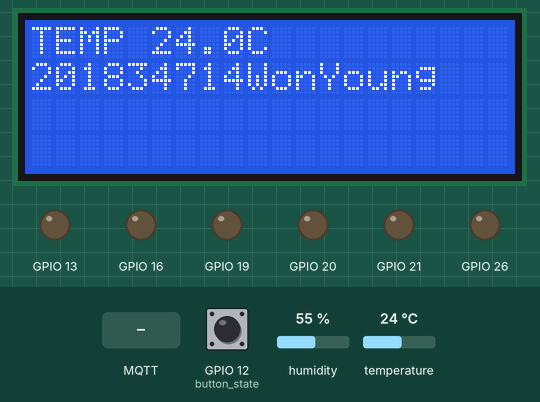
Simulated run of this program. Board: Raspberry Pi (BCM pin numbers). Shown: 20×4 character LCD, output pins drawn as LEDs (lit = HIGH). The test bench sets the inputs (shaded band); at power-on: temperature 24 °C, GPIO 12 (button_state) HIGH, humidity 55 %. The clock reads 2024-03-15 10:24:30 at power-on unless the program sets it; no MQTT or app messages arrive unless stated; what the program prints to the terminal is not drawn.

Above: at 1.8 s.
1.9 s: MQTT message "on-201834714" arrives on the first subscribed topic
At 4.5 s:
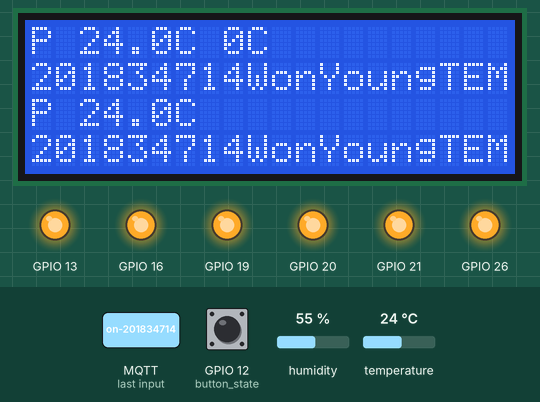
4.9 s: temperature set to 12 °C
At 7.7 s:
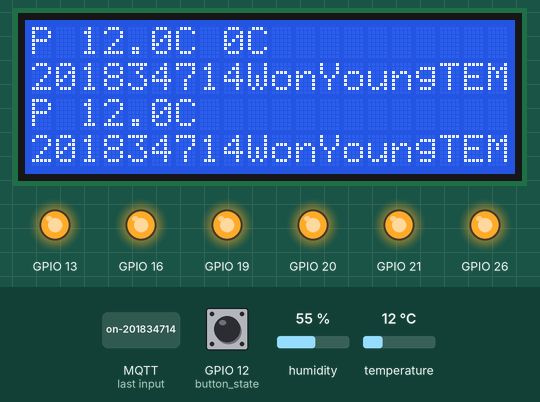
8.2 s: GPIO 12 (button_state) pulled LOW for 1 s
10.7 s: temperature set to 19 °C
At 13.0 s:
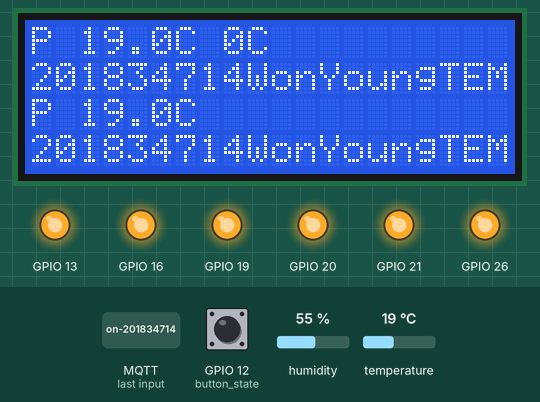
14.1 s: temperature set to 28 °C
At 17.1 s:
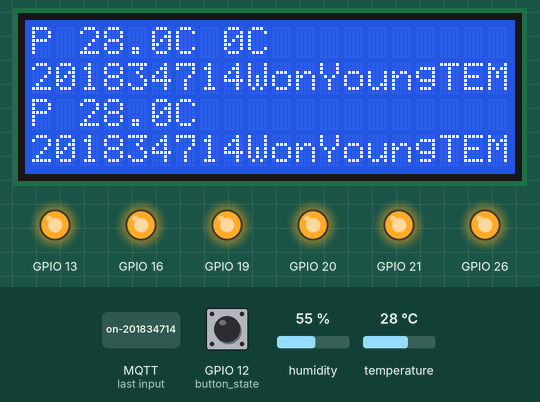
17.4 s: MQTT message "1" arrives on the first subscribed topic
Timing chart, 0 to 19.9 s (numbered marks = the images above; inputs shaded):
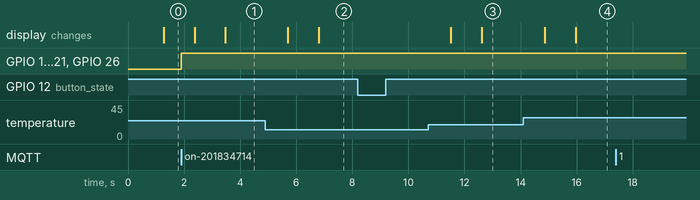

Measured:
- after the input at 1.9 s, GPIO 13, GPIO 16, GPIO 19–21, GPIO 26: LOW → HIGH at once
- after the input at 4.9 s, the display: first changes after 0.79 s (image 2 shows a later state)
- after the input at 8.2 s, every drawn part: stays the same
- after the input at 10.7 s, the display: first changes after 0.82 s (image 3 shows a later state)
- after the input at 14.1 s, the display: first changes after 0.76 s (image 4 shows a later state)
- after the input at 17.4 s, every drawn part: stays the same

The program:

wonyoung_client.py
```python
import paho.mqtt.client as mqtt
import time
import json
import RPi.GPIO as GPIO
import datetime
import Adafruit_DHT as dht
from RPLCD.i2c import CharLCD

GPIO.setwarnings(False)
GPIO.setmode(GPIO.BCM)
GPIO.setup(16,GPIO.OUT)
GPIO.setup(20,GPIO.OUT)
GPIO.setup(21,GPIO.OUT)
GPIO.setup(13,GPIO.OUT)
GPIO.setup(19,GPIO.OUT)
GPIO.setup(26,GPIO.OUT)

GPIO.setup(12,GPIO.IN,pull_up_down=GPIO.PUD_UP) # BUTTON

lcd = CharLCD("PCF8574", 0x27)
intrusion_control=0

dht_type = 11
dht_pin = 23

# Define Variables
MQTT_HOST = "192.168.0.21"
MQTT_PORT = 1883
MQTT_KEEPALIVE_INTERVAL = 60
MQTT_TOPIC = "/CCL/IoT-UP"

GPIO.output(16,False)
GPIO.output(20,False)
GPIO.output(21,False)
GPIO.output(13,False)
GPIO.output(19,False)
GPIO.output(26,False)

def show_dht():
    humidity, temperature = dht.read_retry(dht_type, dht_pin)
    temp = round(temperature,1)
    lcd.write_string('TEMP ')
    lcd.write_string(str(temp))
    lcd.write_string('C ')
    lcd.crlf()
    lcd.write_string('201834714WonYoung')

# Define on_publish event function
def on_publish(client, userdata, mid):
    print ("Message Published...")

#자신의 pc ip
def on_connect ( client, userdata , flags, rc ):
    print("Connect with result code" + str (rc))
    client.subscribe("/CCL/IoT-DN")

def on_message(client, userdata, msg):
    print(msg.topic+" "+str(msg.payload.decode('utf-8')))
    if msg.payload.decode('utf-8') == "on-201834714":
        GPIO.output(16,True)
        GPIO.output(20,True)
        GPIO.output(21,True)
        GPIO.output(13,True)
        GPIO.output(19,True)
        GPIO.output(26,True)
        odata = {'LED-201834714'}
        client.publish(MQTT_TOPIC, str(odata))
    elif msg.payload.decode('utf-8') == "off":
        GPIO.cleanup()

# Initiate MQTT Client
client = mqtt.Client()

# Register publish callback function
client.on_publish = on_publish
client.on_connect = on_connect
client.on_message = on_message

# Connect with MQTT Broker
client.connect(MQTT_HOST, MQTT_PORT, MQTT_KEEPALIVE_INTERVAL)
client.loop_start()


try:
    while True:
        humidity, temperature = dht.read_retry(dht_type, dht_pin)
        button_state = GPIO.input(12)
        if button_state == False:
            print('button pressed')
            now = datetime.datetime.now()
            nowtime = now.strftime('%H:%M:%S')
            data = {'time':nowtime, 'name':'201834714WonyoungPark'}
            client.publish(MQTT_TOPIC, str(data))
            print('Published. Sleeping ...')
            time.sleep(0.2)
        else:
            show_dht()
except KeyboardInterrupt:
    GPIO.cleanup()
finally:
    GPIO.cleanup()
```
